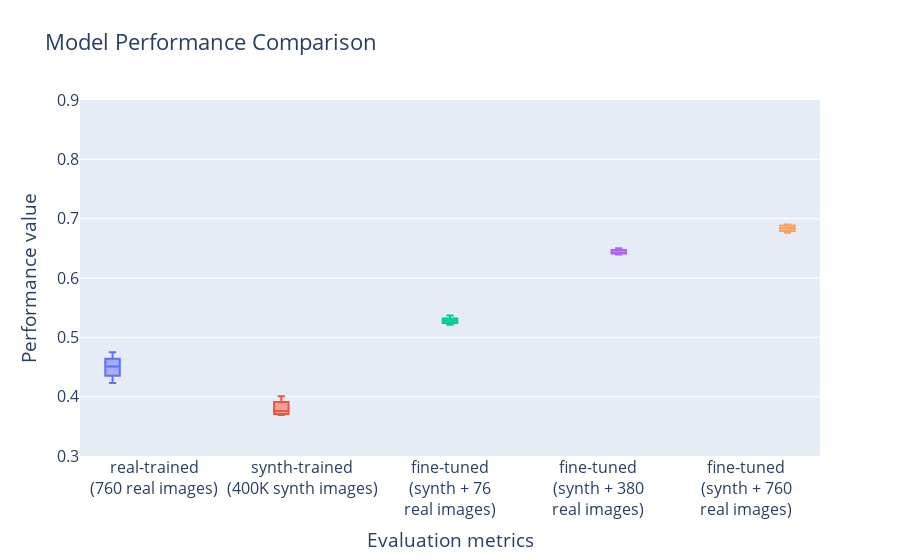

Write notebook code for a chart like this one.
### Code cell
mean_ap_data = pd.DataFrame(columns=columns)
add_data(data=mean_ap_data, model="real-trained<br>(760 real images)", mean_ap=mean_ap_real)
add_data(data=mean_ap_data, model="synth-trained<br>(400K synth images)", mean_ap=mean_ap_synth)
add_data(data=mean_ap_data, model="fine-tuned<br>(synth + 76<br>real images)", mean_ap=mean_ap_fine_tune1)
add_data(data=mean_ap_data, model="fine-tuned<br>(synth + 380<br>real images)", mean_ap=mean_ap_fine_tune2)
add_data(data=mean_ap_data, model="fine-tuned<br>(synth + 760<br>real images)", mean_ap=mean_ap_fine_tune3)
single_performance_box_plot(title="Model Performance Comparison", data=mean_ap_data, y_range=[0.3, 0.9])

### Figure 1 — Plotly figure (JSON) as saved in the notebook; plotly's stock layout.template omitted (floating-point values rounded to 4 significant figures)
{"data": [{"name": "real-trained<br>(760 real images)", "type": "box", "y": [0.475, 0.46, 0.451, 0.423, 0.4391]}, {"name": "synth-trained<br>(400K synth images)", "type": "box", "y": [0.3759, 0.3693, 0.3877, 0.4009, 0.3715]}, {"name": "fine-tuned<br>(synth + 76<br>real images)", "type": "box", "y": [0.528, 0.525, 0.521, 0.53, 0.537]}, {"name": "fine-tuned<br>(synth + 380<br>real images)", "type": "box", "y": [0.6394, 0.6424, 0.6417, 0.6503, 0.6463]}, {"name": "fine-tuned<br>(synth + 760<br>real images)", "type": "box", "y": [0.6839, 0.6762, 0.6802, 0.69, 0.6877]}], "layout": {"boxmode": "group", "font": {"size": 16}, "showlegend": false, "title": {"text": "Model Performance Comparison"}, "xaxis": {"tickangle": 0, "title": {"text": "Evaluation metrics"}}, "yaxis": {"range": [0.3, 0.9], "title": {"text": "Performance value"}}}}
